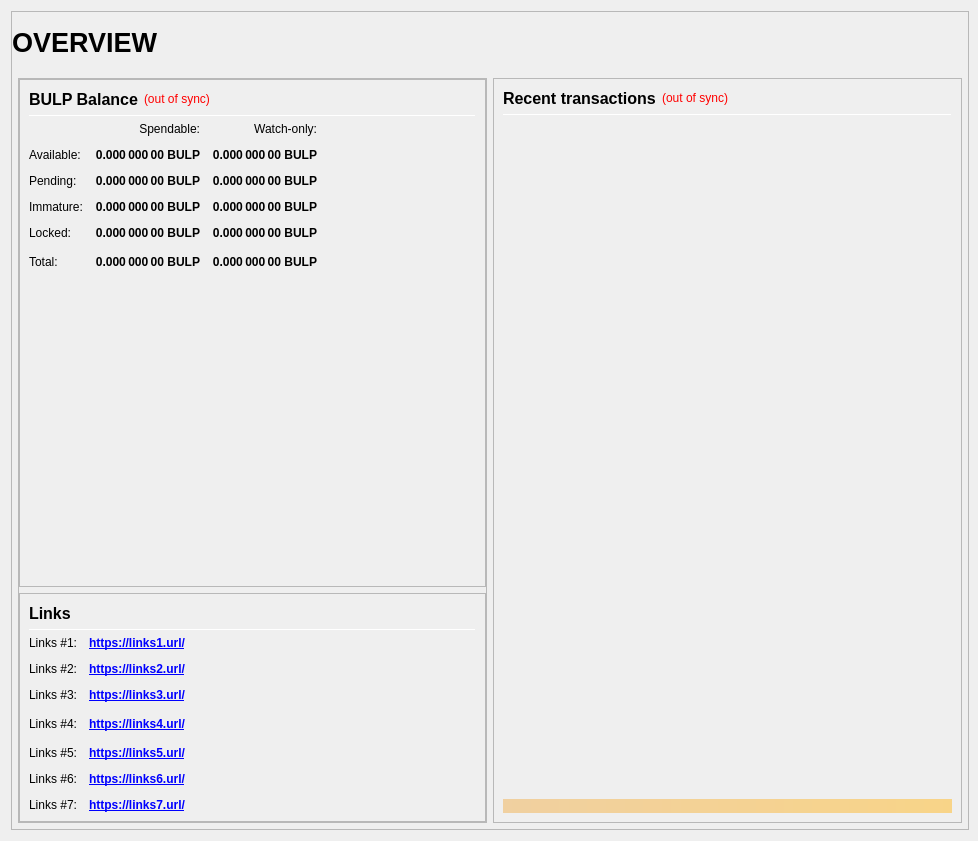
<?xml version="1.0" encoding="UTF-8"?>
<ui version="4.0">
 <class>OverviewPage</class>
 <widget class="QWidget" name="OverviewPage">
  <property name="geometry">
   <rect>
    <x>0</x>
    <y>0</y>
    <width>978</width>
    <height>841</height>
   </rect>
  </property>
  <property name="minimumSize">
   <size>
    <width>960</width>
    <height>682</height>
   </size>
  </property>
  <property name="windowTitle">
   <string>Form</string>
  </property>
  <layout class="QVBoxLayout" name="topLayout" stretch="1">
   <property name="rightMargin">
    <number>9</number>
   </property>
   <item>
    <widget class="QFrame" name="frame_BG">
     <property name="minimumSize">
      <size>
       <width>850</width>
       <height>610</height>
      </size>
     </property>
     <property name="maximumSize">
      <size>
       <width>16777215</width>
       <height>16777215</height>
      </size>
     </property>
     <property name="frameShape">
      <enum>QFrame::StyledPanel</enum>
     </property>
     <property name="frameShadow">
      <enum>QFrame::Raised</enum>
     </property>
     <layout class="QVBoxLayout" name="verticalLayout_3" stretch="1">
      <property name="leftMargin">
       <number>0</number>
      </property>
      <property name="topMargin">
       <number>0</number>
      </property>
      <property name="rightMargin">
       <number>0</number>
      </property>
      <property name="bottomMargin">
       <number>6</number>
      </property>
      <item>
       <layout class="QVBoxLayout" name="verticalLayout_Master" stretch="0,1">
        <property name="leftMargin">
         <number>0</number>
        </property>
        <property name="topMargin">
         <number>0</number>
        </property>
        <property name="rightMargin">
         <number>0</number>
        </property>
        <property name="bottomMargin">
         <number>0</number>
        </property>
        <item>
         <widget class="QFrame" name="frame_Header">
          <layout class="QVBoxLayout" name="verticalLayout_Header" stretch="0">
           <property name="leftMargin">
            <number>0</number>
           </property>
           <property name="topMargin">
            <number>0</number>
           </property>
           <property name="rightMargin">
            <number>0</number>
           </property>
           <property name="bottomMargin">
            <number>0</number>
           </property>
           <item>
            <layout class="QHBoxLayout" name="horizontalLayout_Header" stretch="1,0,1">
             <property name="spacing">
              <number>6</number>
             </property>
             <item>
              <widget class="QLabel" name="labelOverviewHeaderLeft">
               <property name="minimumSize">
                <size>
                 <width>464</width>
                 <height>60</height>
                </size>
               </property>
               <property name="maximumSize">
                <size>
                 <width>16777215</width>
                 <height>60</height>
                </size>
               </property>
               <property name="font">
                <font>
                 <pointsize>20</pointsize>
                 <weight>75</weight>
                 <bold>true</bold>
                </font>
               </property>
               <property name="text">
                <string>OVERVIEW</string>
               </property>
               <property name="alignment">
                <set>Qt::AlignLeading|Qt::AlignLeft|Qt::AlignVCenter</set>
               </property>
              </widget>
             </item>
             <item>
              <spacer name="horizontalSpacer_Header">
               <property name="orientation">
                <enum>Qt::Horizontal</enum>
               </property>
               <property name="sizeHint" stdset="0">
                <size>
                 <width>40</width>
                 <height>20</height>
                </size>
               </property>
              </spacer>
             </item>
             <item>
              <widget class="QLabel" name="labelOverviewHeaderRight">
               <property name="minimumSize">
                <size>
                 <width>464</width>
                 <height>60</height>
                </size>
               </property>
               <property name="maximumSize">
                <size>
                 <width>16777215</width>
                 <height>60</height>
                </size>
               </property>
               <property name="font">
                <font>
                 <pointsize>14</pointsize>
                </font>
               </property>
               <property name="text">
                <string/>
               </property>
               <property name="alignment">
                <set>Qt::AlignRight|Qt::AlignTrailing|Qt::AlignVCenter</set>
               </property>
              </widget>
             </item>
            </layout>
           </item>
          </layout>
         </widget>
        </item>
        <item>
         <widget class="QFrame" name="frame_Content">
          <layout class="QVBoxLayout" name="verticalLayout_Content">
           <property name="leftMargin">
            <number>6</number>
           </property>
           <property name="topMargin">
            <number>0</number>
           </property>
           <property name="rightMargin">
            <number>6</number>
           </property>
           <property name="bottomMargin">
            <number>0</number>
           </property>
           <item>
            <layout class="QHBoxLayout" name="horizontalLayout_Content" stretch="1,1">
             <property name="spacing">
              <number>6</number>
             </property>
             <item>
              <layout class="QVBoxLayout" name="verticalLayout_left" stretch="1">
               <item>
                <widget class="QFrame" name="frameObfuscation">
                 <property name="minimumSize">
                  <size>
                   <width>0</width>
                   <height>0</height>
                  </size>
                 </property>
                 <property name="frameShape">
                  <enum>QFrame::StyledPanel</enum>
                 </property>
                 <property name="frameShadow">
                  <enum>QFrame::Raised</enum>
                 </property>
                 <layout class="QVBoxLayout" name="verticalLayout" stretch="0,0,0,0">
                  <property name="leftMargin">
                   <number>0</number>
                  </property>
                  <property name="topMargin">
                   <number>0</number>
                  </property>
                  <property name="rightMargin">
                   <number>0</number>
                  </property>
                  <property name="bottomMargin">
                   <number>0</number>
                  </property>
                  <item>
                   <widget class="QFrame" name="frame_Balances">
                    <property name="frameShape">
                     <enum>QFrame::StyledPanel</enum>
                    </property>
                    <property name="frameShadow">
                     <enum>QFrame::Raised</enum>
                    </property>
                    <layout class="QVBoxLayout" name="verticalLayout_4">
                     <item>
                      <layout class="QHBoxLayout" name="horizontalLayout_4">
                       <item>
                        <widget class="QLabel" name="label_5">
                         <property name="minimumSize">
                          <size>
                           <width>0</width>
                           <height>20</height>
                          </size>
                         </property>
                         <property name="font">
                          <font>
                           <pointsize>12</pointsize>
                           <weight>75</weight>
                           <bold>true</bold>
                          </font>
                         </property>
                         <property name="text">
                          <string>BULP Balance</string>
                         </property>
                        </widget>
                       </item>
                       <item>
                        <widget class="QLabel" name="labelWalletStatus">
                         <property name="cursor">
                          <cursorShape>WhatsThisCursor</cursorShape>
                         </property>
                         <property name="toolTip">
                          <string>The displayed information may be out of date. Your wallet automatically synchronizes with the BULP network after a connection is established, but this process has not completed yet.</string>
                         </property>
                         <property name="styleSheet">
                          <string notr="true">QLabel { color: red; }</string>
                         </property>
                         <property name="text">
                          <string notr="true">(out of sync)</string>
                         </property>
                         <property name="alignment">
                          <set>Qt::AlignLeading|Qt::AlignLeft|Qt::AlignVCenter</set>
                         </property>
                        </widget>
                       </item>
                       <item>
                        <spacer name="horizontalSpacer_3">
                         <property name="orientation">
                          <enum>Qt::Horizontal</enum>
                         </property>
                         <property name="sizeHint" stdset="0">
                          <size>
                           <width>40</width>
                           <height>20</height>
                          </size>
                         </property>
                        </spacer>
                       </item>
                      </layout>
                     </item>
                     <item>
                      <widget class="Line" name="line_Balance">
                       <property name="minimumSize">
                        <size>
                         <width>0</width>
                         <height>1</height>
                        </size>
                       </property>
                       <property name="maximumSize">
                        <size>
                         <width>16777215</width>
                         <height>1</height>
                        </size>
                       </property>
                       <property name="orientation">
                        <enum>Qt::Horizontal</enum>
                       </property>
                      </widget>
                     </item>
                     <item>
                      <layout class="QGridLayout" name="gridLayout">
                       <property name="spacing">
                        <number>12</number>
                       </property>
                       <item row="0" column="1">
                        <widget class="QLabel" name="labelSpendable">
                         <property name="text">
                          <string>Spendable:</string>
                         </property>
                         <property name="alignment">
                          <set>Qt::AlignRight|Qt::AlignTrailing|Qt::AlignVCenter</set>
                         </property>
                        </widget>
                       </item>
                       <item row="0" column="2">
                        <widget class="QLabel" name="labelWatchonly">
                         <property name="text">
                          <string>Watch-only:</string>
                         </property>
                         <property name="alignment">
                          <set>Qt::AlignRight|Qt::AlignTrailing|Qt::AlignVCenter</set>
                         </property>
                        </widget>
                       </item>
                       <item row="1" column="0">
                        <widget class="QLabel" name="labelBalanceText">
                         <property name="text">
                          <string>Available:</string>
                         </property>
                        </widget>
                       </item>
                       <item row="1" column="1">
                        <widget class="QLabel" name="labelBalance">
                         <property name="font">
                          <font>
                           <weight>75</weight>
                           <bold>true</bold>
                          </font>
                         </property>
                         <property name="cursor">
                          <cursorShape>IBeamCursor</cursorShape>
                         </property>
                         <property name="toolTip">
                          <string>Your current spendable balance</string>
                         </property>
                         <property name="text">
                          <string notr="true">0.000 000 00 BULP</string>
                         </property>
                         <property name="alignment">
                          <set>Qt::AlignRight|Qt::AlignTrailing|Qt::AlignVCenter</set>
                         </property>
                         <property name="textInteractionFlags">
                          <set>Qt::LinksAccessibleByMouse|Qt::TextSelectableByKeyboard|Qt::TextSelectableByMouse</set>
                         </property>
                        </widget>
                       </item>
                       <item row="1" column="2">
                        <widget class="QLabel" name="labelWatchAvailable">
                         <property name="font">
                          <font>
                           <weight>75</weight>
                           <bold>true</bold>
                          </font>
                         </property>
                         <property name="cursor">
                          <cursorShape>IBeamCursor</cursorShape>
                         </property>
                         <property name="toolTip">
                          <string>Your current balance in watch-only addresses</string>
                         </property>
                         <property name="text">
                          <string notr="true">0.000 000 00 BULP</string>
                         </property>
                         <property name="alignment">
                          <set>Qt::AlignRight|Qt::AlignTrailing|Qt::AlignVCenter</set>
                         </property>
                         <property name="textInteractionFlags">
                          <set>Qt::LinksAccessibleByMouse|Qt::TextSelectableByKeyboard|Qt::TextSelectableByMouse</set>
                         </property>
                        </widget>
                       </item>
                       <item row="2" column="0">
                        <widget class="QLabel" name="labelPendingText">
                         <property name="text">
                          <string>Pending:</string>
                         </property>
                        </widget>
                       </item>
                       <item row="2" column="1">
                        <widget class="QLabel" name="labelUnconfirmed">
                         <property name="font">
                          <font>
                           <weight>75</weight>
                           <bold>true</bold>
                          </font>
                         </property>
                         <property name="cursor">
                          <cursorShape>IBeamCursor</cursorShape>
                         </property>
                         <property name="toolTip">
                          <string>Total of transactions that have yet to be confirmed, and do not yet count toward the spendable balance</string>
                         </property>
                         <property name="text">
                          <string notr="true">0.000 000 00 BULP</string>
                         </property>
                         <property name="alignment">
                          <set>Qt::AlignRight|Qt::AlignTrailing|Qt::AlignVCenter</set>
                         </property>
                         <property name="textInteractionFlags">
                          <set>Qt::LinksAccessibleByMouse|Qt::TextSelectableByKeyboard|Qt::TextSelectableByMouse</set>
                         </property>
                        </widget>
                       </item>
                       <item row="2" column="2">
                        <widget class="QLabel" name="labelWatchPending">
                         <property name="font">
                          <font>
                           <weight>75</weight>
                           <bold>true</bold>
                          </font>
                         </property>
                         <property name="cursor">
                          <cursorShape>IBeamCursor</cursorShape>
                         </property>
                         <property name="toolTip">
                          <string>Unconfirmed transactions to watch-only addresses</string>
                         </property>
                         <property name="text">
                          <string notr="true">0.000 000 00 BULP</string>
                         </property>
                         <property name="alignment">
                          <set>Qt::AlignRight|Qt::AlignTrailing|Qt::AlignVCenter</set>
                         </property>
                         <property name="textInteractionFlags">
                          <set>Qt::LinksAccessibleByMouse|Qt::TextSelectableByKeyboard|Qt::TextSelectableByMouse</set>
                         </property>
                        </widget>
                       </item>
                       <item row="3" column="0">
                        <widget class="QLabel" name="labelImmatureText">
                         <property name="text">
                          <string>Immature:</string>
                         </property>
                        </widget>
                       </item>
                       <item row="3" column="1">
                        <widget class="QLabel" name="labelImmature">
                         <property name="font">
                          <font>
                           <weight>75</weight>
                           <bold>true</bold>
                          </font>
                         </property>
                         <property name="cursor">
                          <cursorShape>IBeamCursor</cursorShape>
                         </property>
                         <property name="toolTip">
                          <string>Staked or masternode rewards that has not yet matured</string>
                         </property>
                         <property name="text">
                          <string notr="true">0.000 000 00 BULP</string>
                         </property>
                         <property name="alignment">
                          <set>Qt::AlignRight|Qt::AlignTrailing|Qt::AlignVCenter</set>
                         </property>
                         <property name="textInteractionFlags">
                          <set>Qt::LinksAccessibleByMouse|Qt::TextSelectableByKeyboard|Qt::TextSelectableByMouse</set>
                         </property>
                        </widget>
                       </item>
                       <item row="3" column="2">
                        <widget class="QLabel" name="labelWatchImmature">
                         <property name="font">
                          <font>
                           <weight>75</weight>
                           <bold>true</bold>
                          </font>
                         </property>
                         <property name="cursor">
                          <cursorShape>IBeamCursor</cursorShape>
                         </property>
                         <property name="toolTip">
                          <string>Staked or masternode rewards in watch-only addresses that has not yet matured</string>
                         </property>
                         <property name="text">
                          <string notr="true">0.000 000 00 BULP</string>
                         </property>
                         <property name="alignment">
                          <set>Qt::AlignRight|Qt::AlignTrailing|Qt::AlignVCenter</set>
                         </property>
                         <property name="textInteractionFlags">
                          <set>Qt::LinksAccessibleByMouse|Qt::TextSelectableByKeyboard|Qt::TextSelectableByMouse</set>
                         </property>
                        </widget>
                       </item>
                       <item row="4" column="0">
                        <widget class="QLabel" name="labelLockedBalanceText">
                         <property name="toolTip">
                          <string>Locked BULP or Masternode collaterals.</string>
                         </property>
                         <property name="text">
                          <string>Locked:</string>
                         </property>
                        </widget>
                       </item>
                       <item row="4" column="1">
                        <widget class="QLabel" name="labelLockedBalance">
                         <property name="font">
                          <font>
                           <weight>75</weight>
                           <bold>true</bold>
                          </font>
                         </property>
                         <property name="cursor">
                          <cursorShape>IBeamCursor</cursorShape>
                         </property>
                         <property name="toolTip">
                          <string>Locked BULP or Masternode collaterals</string>
                         </property>
                         <property name="text">
                          <string notr="true">0.000 000 00 BULP</string>
                         </property>
                         <property name="alignment">
                          <set>Qt::AlignRight|Qt::AlignTrailing|Qt::AlignVCenter</set>
                         </property>
                         <property name="textInteractionFlags">
                          <set>Qt::LinksAccessibleByMouse|Qt::TextSelectableByKeyboard|Qt::TextSelectableByMouse</set>
                         </property>
                        </widget>
                       </item>
                       <item row="4" column="2">
                        <widget class="QLabel" name="labelWatchLocked">
                         <property name="font">
                          <font>
                           <weight>75</weight>
                           <bold>true</bold>
                          </font>
                         </property>
                         <property name="cursor">
                          <cursorShape>IBeamCursor</cursorShape>
                         </property>
                         <property name="toolTip">
                          <string>Current locked balance in watch-only addresses</string>
                         </property>
                         <property name="text">
                          <string notr="true">0.000 000 00 BULP</string>
                         </property>
                         <property name="alignment">
                          <set>Qt::AlignRight|Qt::AlignTrailing|Qt::AlignVCenter</set>
                         </property>
                         <property name="textInteractionFlags">
                          <set>Qt::LinksAccessibleByMouse|Qt::TextSelectableByKeyboard|Qt::TextSelectableByMouse</set>
                         </property>
                        </widget>
                       </item>
                       <item row="5" column="0">
                        <widget class="QLabel" name="labelTotalText">
                         <property name="toolTip">
                          <string>Your current BULP balance, unconfirmed and immature transactions included</string>
                         </property>
                         <property name="text">
                          <string>Total:</string>
                         </property>
                        </widget>
                       </item>
                       <item row="5" column="1">
                        <widget class="QLabel" name="labelTotal">
                         <property name="font">
                          <font>
                           <weight>75</weight>
                           <bold>true</bold>
                          </font>
                         </property>
                         <property name="cursor">
                          <cursorShape>IBeamCursor</cursorShape>
                         </property>
                         <property name="toolTip">
                          <string>Your current BULP balance, unconfirmed and immature transactions included</string>
                         </property>
                         <property name="text">
                          <string notr="true">0.000 000 00 BULP</string>
                         </property>
                         <property name="alignment">
                          <set>Qt::AlignRight|Qt::AlignTrailing|Qt::AlignVCenter</set>
                         </property>
                         <property name="textInteractionFlags">
                          <set>Qt::LinksAccessibleByMouse|Qt::TextSelectableByKeyboard|Qt::TextSelectableByMouse</set>
                         </property>
                        </widget>
                       </item>
                       <item row="5" column="2">
                        <widget class="QLabel" name="labelWatchTotal">
                         <property name="font">
                          <font>
                           <weight>75</weight>
                           <bold>true</bold>
                          </font>
                         </property>
                         <property name="cursor">
                          <cursorShape>IBeamCursor</cursorShape>
                         </property>
                         <property name="toolTip">
                          <string>Current total balance in watch-only addresses</string>
                         </property>
                         <property name="text">
                          <string notr="true">0.000 000 00 BULP</string>
                         </property>
                         <property name="alignment">
                          <set>Qt::AlignRight|Qt::AlignTrailing|Qt::AlignVCenter</set>
                         </property>
                         <property name="textInteractionFlags">
                          <set>Qt::LinksAccessibleByMouse|Qt::TextSelectableByKeyboard|Qt::TextSelectableByMouse</set>
                         </property>
                        </widget>
                       </item>
                       <item row="5" column="3">
                        <spacer name="horizontalSpacer_9">
                         <property name="orientation">
                          <enum>Qt::Horizontal</enum>
                         </property>
                         <property name="sizeHint" stdset="0">
                          <size>
                           <width>40</width>
                           <height>20</height>
                          </size>
                         </property>
                        </spacer>
                       </item>
                      </layout>
                     </item>
                     <item>
                      <spacer name="verticalSpacer_1">
                       <property name="orientation">
                        <enum>Qt::Vertical</enum>
                       </property>
                       <property name="sizeHint" stdset="0">
                        <size>
                         <width>20</width>
                         <height>40</height>
                        </size>
                       </property>
                      </spacer>
                     </item>
                    </layout>
                   </widget>
                  </item>
                  <item>
                   <widget class="QFrame" name="frame_Links">
                    <property name="frameShape">
                     <enum>QFrame::StyledPanel</enum>
                    </property>
                    <property name="frameShadow">
                     <enum>QFrame::Raised</enum>
                    </property>
                    <layout class="QVBoxLayout" name="verticalLayout_Links">
                     <item>
                      <layout class="QHBoxLayout" name="horizontalLayout_Links_1" stretch="0,0">
                       <item>
                        <widget class="QLabel" name="label_Links_title">
                         <property name="minimumSize">
                          <size>
                           <width>0</width>
                           <height>20</height>
                          </size>
                         </property>
                         <property name="font">
                          <font>
                           <pointsize>12</pointsize>
                           <weight>75</weight>
                           <bold>true</bold>
                          </font>
                         </property>
                         <property name="text">
                          <string>Links</string>
                         </property>
                        </widget>
                       </item>
                       <item>
                        <spacer name="horizontalSpacer_Links_1">
                         <property name="orientation">
                          <enum>Qt::Horizontal</enum>
                         </property>
                         <property name="sizeHint" stdset="0">
                          <size>
                           <width>40</width>
                           <height>20</height>
                          </size>
                         </property>
                        </spacer>
                       </item>
                      </layout>
                     </item>
                     <item>
                      <widget class="Line" name="line_Links">
                       <property name="minimumSize">
                        <size>
                         <width>0</width>
                         <height>1</height>
                        </size>
                       </property>
                       <property name="maximumSize">
                        <size>
                         <width>16777215</width>
                         <height>1</height>
                        </size>
                       </property>
                       <property name="orientation">
                        <enum>Qt::Horizontal</enum>
                       </property>
                      </widget>
                     </item>
                     <item>
                      <layout class="QGridLayout" name="gridLayout_Links">
                       <property name="spacing">
                        <number>12</number>
                       </property>
                       <item row="1" column="0">
                        <widget class="QLabel" name="labelLinks1">
                         <property name="text">
                          <string>Links #1:</string>
                         </property>
                        </widget>
                       </item>
                       <item row="1" column="1">
                        <widget class="QLabel" name="labelLinksUrl1">
                         <property name="font">
                          <font>
                           <weight>75</weight>
                           <bold>true</bold>
                          </font>
                         </property>
                         <property name="text">
                          <string notr="true">&lt;a href=&quot;https://links1.url/&quot;&gt;https://links1.url/&lt;/a&gt;</string>
                         </property>
                         <property name="textFormat">
                          <enum>Qt::RichText</enum>
                         </property>
                         <property name="alignment">
                          <set>Qt::AlignLeading|Qt::AlignLeft|Qt::AlignVCenter</set>
                         </property>
                         <property name="openExternalLinks">
                          <bool>true</bool>
                         </property>
                        </widget>
                       </item>
                       <item row="2" column="0">
                        <widget class="QLabel" name="labelLinks2">
                         <property name="text">
                          <string>Links #2:</string>
                         </property>
                        </widget>
                       </item>
                       <item row="2" column="1">
                        <widget class="QLabel" name="labelLinksUrl2">
                         <property name="font">
                          <font>
                           <weight>75</weight>
                           <bold>true</bold>
                          </font>
                         </property>
                         <property name="text">
                          <string notr="true">&lt;a href=&quot;https://links2.url/&quot;&gt;https://links2.url/&lt;/a&gt;</string>
                         </property>
                         <property name="alignment">
                          <set>Qt::AlignLeading|Qt::AlignLeft|Qt::AlignVCenter</set>
                         </property>
                         <property name="openExternalLinks">
                          <bool>true</bool>
                         </property>
                        </widget>
                       </item>
                       <item row="3" column="0">
                        <widget class="QLabel" name="labelLinks3">
                         <property name="text">
                          <string>Links #3:</string>
                         </property>
                        </widget>
                       </item>
                       <item row="3" column="1">
                        <widget class="QLabel" name="labelLinksUrl3">
                         <property name="font">
                          <font>
                           <weight>75</weight>
                           <bold>true</bold>
                          </font>
                         </property>
                         <property name="text">
                          <string notr="true">&lt;a href=&quot;https://links3.url/&quot;&gt;https://links3.url/&lt;/a&gt;</string>
                         </property>
                         <property name="alignment">
                           <set>Qt::AlignLeading|Qt::AlignLeft|Qt::AlignVCenter</set>
                         </property>
                         <property name="openExternalLinks">
                          <bool>true</bool>
                         </property>
                        </widget>
                       </item>
                       <item row="4" column="0">
                        <widget class="QLabel" name="labelLinks4">
                         <property name="text">
                          <string>Links #4:</string>
                         </property>
                        </widget>
                       </item>
                       <item row="4" column="1">
                        <widget class="QLabel" name="labelLinksUrl4">
                         <property name="font">
                          <font>
                           <weight>75</weight>
                           <bold>true</bold>
                          </font>
                         </property>
                         <property name="text">
                          <string notr="true">&lt;a href=&quot;https://links4.url/&quot;&gt;https://links4.url/&lt;/a&gt;</string>
                         </property>
                         <property name="alignment">
                           <set>Qt::AlignLeading|Qt::AlignLeft|Qt::AlignVCenter</set>
                         </property>
                         <property name="openExternalLinks">
                          <bool>true</bool>
                         </property>
                        </widget>
                       </item>
                       <item row="4" column="2">
                        <spacer name="horizontalSpacer_Links_2">
                         <property name="orientation">
                          <enum>Qt::Horizontal</enum>
                         </property>
                         <property name="sizeHint" stdset="0">
                          <size>
                           <width>40</width>
                           <height>20</height>
                          </size>
                         </property>
                        </spacer>
                       </item>
                       <item row="5" column="0">
                        <widget class="QLabel" name="labelLinks5">
                         <property name="text">
                          <string>Links #5:</string>
                         </property>
                        </widget>
                       </item>
                       <item row="5" column="1">
                        <widget class="QLabel" name="labelLinksUrl5">
                         <property name="font">
                          <font>
                           <weight>75</weight>
                           <bold>true</bold>
                          </font>
                         </property>
                         <property name="text">
                          <string notr="true">&lt;a href=&quot;https://links5.url/&quot;&gt;https://links5.url/&lt;/a&gt;</string>
                         </property>
                         <property name="alignment">
                           <set>Qt::AlignLeading|Qt::AlignLeft|Qt::AlignVCenter</set>
                         </property>
                         <property name="openExternalLinks">
                          <bool>true</bool>
                         </property>
                        </widget>
                       </item>
                       <item row="6" column="0">
                        <widget class="QLabel" name="labelLinks6">
                         <property name="text">
                          <string>Links #6:</string>
                         </property>
                        </widget>
                       </item>
                       <item row="6" column="1">
                        <widget class="QLabel" name="labelLinksUrl6">
                         <property name="font">
                          <font>
                           <weight>75</weight>
                           <bold>true</bold>
                          </font>
                         </property>
                         <property name="text">
                          <string notr="true">&lt;a href=&quot;https://links6.url/&quot;&gt;https://links6.url/&lt;/a&gt;</string>
                         </property>
                         <property name="alignment">
                           <set>Qt::AlignLeading|Qt::AlignLeft|Qt::AlignVCenter</set>
                         </property>
                         <property name="openExternalLinks">
                          <bool>true</bool>
                         </property>
                        </widget>
                       </item>
                       <item row="7" column="0">
                        <widget class="QLabel" name="labelLinks7">
                         <property name="text">
                          <string>Links #7:</string>
                         </property>
                        </widget>
                       </item>
                       <item row="7" column="1">
                        <widget class="QLabel" name="labelLinksUrl7">
                         <property name="font">
                          <font>
                           <weight>75</weight>
                           <bold>true</bold>
                          </font>
                         </property>
                         <property name="text">
                          <string notr="true">&lt;a href=&quot;https://links7.url/&quot;&gt;https://links7.url/&lt;/a&gt;</string>
                         </property>
                         <property name="alignment">
                           <set>Qt::AlignLeading|Qt::AlignLeft|Qt::AlignVCenter</set>
                         </property>
                         <property name="openExternalLinks">
                          <bool>true</bool>
                         </property>
                        </widget>
                       </item>
                      </layout>
                     </item>
                    </layout>
                   </widget>
                  </item>
                 </layout>
                </widget>
               </item>
              </layout>
             </item>
             <item>
              <layout class="QVBoxLayout" name="verticalLayout_right" stretch="1">
               <item>
                <widget class="QFrame" name="frame_RecentTransactions">
                 <property name="minimumSize">
                  <size>
                   <width>0</width>
                   <height>0</height>
                  </size>
                 </property>
                 <property name="frameShape">
                  <enum>QFrame::StyledPanel</enum>
                 </property>
                 <property name="frameShadow">
                  <enum>QFrame::Raised</enum>
                 </property>
                 <layout class="QVBoxLayout" name="verticalLayout_1" stretch="0,0,0,0,0">
                  <item>
                   <layout class="QHBoxLayout" name="horizontalLayout_2">
                    <item>
                     <widget class="QLabel" name="label_4">
                      <property name="minimumSize">
                       <size>
                        <width>0</width>
                        <height>20</height>
                       </size>
                      </property>
                      <property name="font">
                       <font>
                        <pointsize>12</pointsize>
                        <weight>75</weight>
                        <bold>true</bold>
                       </font>
                      </property>
                      <property name="text">
                       <string>Recent transactions</string>
                      </property>
                     </widget>
                    </item>
                    <item>
                     <widget class="QLabel" name="labelTransactionsStatus">
                      <property name="cursor">
                       <cursorShape>WhatsThisCursor</cursorShape>
                      </property>
                      <property name="toolTip">
                       <string>The displayed information may be out of date. Your wallet automatically synchronizes with the BULP network after a connection is established, but this process has not completed yet.</string>
                      </property>
                      <property name="styleSheet">
                       <string notr="true">QLabel { color: red; }</string>
                      </property>
                      <property name="text">
                       <string notr="true">(out of sync)</string>
                      </property>
                      <property name="alignment">
                       <set>Qt::AlignRight|Qt::AlignTrailing|Qt::AlignVCenter</set>
                      </property>
                     </widget>
                    </item>
                    <item>
                     <spacer name="horizontalSpacer">
                      <property name="orientation">
                       <enum>Qt::Horizontal</enum>
                      </property>
                      <property name="sizeHint" stdset="0">
                       <size>
                        <width>40</width>
                        <height>20</height>
                       </size>
                      </property>
                     </spacer>
                    </item>
                   </layout>
                  </item>
                  <item>
                   <widget class="Line" name="line">
                    <property name="minimumSize">
                     <size>
                      <width>0</width>
                      <height>1</height>
                     </size>
                    </property>
                    <property name="maximumSize">
                     <size>
                      <width>16777215</width>
                      <height>1</height>
                     </size>
                    </property>
                    <property name="orientation">
                     <enum>Qt::Horizontal</enum>
                    </property>
                   </widget>
                  </item>
                  <item>
                   <widget class="QListView" name="listTransactions">
                    <property name="minimumSize">
                     <size>
                      <width>0</width>
                      <height>0</height>
                     </size>
                    </property>
                    <property name="styleSheet">
                     <string notr="true">QListView { background: transparent; }</string>
                    </property>
                    <property name="frameShape">
                     <enum>QFrame::NoFrame</enum>
                    </property>
                    <property name="verticalScrollBarPolicy">
                     <enum>Qt::ScrollBarAlwaysOff</enum>
                    </property>
                    <property name="horizontalScrollBarPolicy">
                     <enum>Qt::ScrollBarAlwaysOff</enum>
                    </property>
                    <property name="selectionMode">
                     <enum>QAbstractItemView::NoSelection</enum>
                    </property>
                   </widget>
                  </item>
                  <item>
                   <spacer name="verticalSpacer_2">
                    <property name="orientation">
                     <enum>Qt::Vertical</enum>
                    </property>
                    <property name="sizeType">
                     <enum>QSizePolicy::Expanding</enum>
                    </property>
                    <property name="sizeHint" stdset="0">
                     <size>
                      <width>20</width>
                      <height>40</height>
                     </size>
                    </property>
                   </spacer>
                  </item>
                  <item>
                   <widget class="QLabel" name="labelAlerts">
                    <property name="maximumSize">
                     <size>
                      <width>16777215</width>
                      <height>16777215</height>
                     </size>
                    </property>
                    <property name="styleSheet">
                     <string notr="true">background-color: qlineargradient(x1: 0, y1: 0, x2: 1, y2: 0, stop:0 #F0D0A0, stop:1 #F8D488); color:#000000;</string>
                    </property>
                    <property name="text">
                     <string/>
                    </property>
                    <property name="wordWrap">
                     <bool>true</bool>
                    </property>
                    <property name="margin">
                     <number>3</number>
                    </property>
                   </widget>
                  </item>
                 </layout>
                </widget>
               </item>
              </layout>
             </item>
            </layout>
           </item>
          </layout>
         </widget>
        </item>
       </layout>
      </item>
     </layout>
    </widget>
   </item>
  </layout>
 </widget>
 <resources/>
 <connections/>
</ui>
